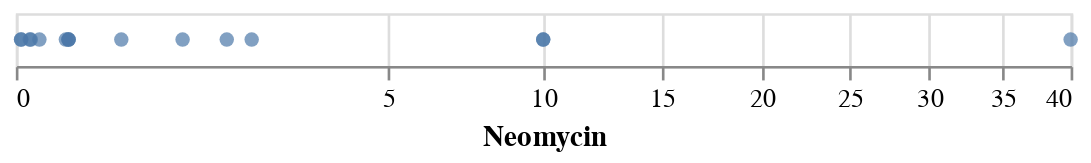

The cell this chart's notebook holds for it:
### Markdown cell above
### Adjusting Scales in Altair

### Code cell
alt.Chart(antibiotics).mark_point(filled=True).encode(
    alt.X('Neomycin:Q', scale=alt.Scale(type='sqrt'))
)

### Figure 1 — Vega-Lite specification as saved in the notebook (floating-point values rounded to 4 significant figures)
{"config": {"view": {"continuousWidth": 400, "continuousHeight": 300}}, "data": {"name": "data-8833440f737304311e72aeeffd7b9881"}, "mark": {"type": "point", "filled": true}, "encoding": {"x": {"field": "Neomycin", "scale": {"type": "sqrt"}, "type": "quantitative"}}, "$schema": "https://vega.github.io/schema/vega-lite/v4.17.0.json", "datasets": {"data-8833440f737304311e72aeeffd7b9881": [{"Bacteria": "Aerobacter aerogenes", "Penicillin": 870.0, "Streptomycin": 1.0, "Neomycin": 1.6, "Gram_Staining": "negative", "Genus": "other"}, {"Bacteria": "Bacillus anthracis", "Penicillin": 0.001, "Streptomycin": 0.01, "Neomycin": 0.007, "Gram_Staining": "positive", "Genus": "other"}, {"Bacteria": "Brucella abortus", "Penicillin": 1.0, "Streptomycin": 2.0, "Neomycin": 0.02, "Gram_Staining": "negative", "Genus": "other"}, {"Bacteria": "Diplococcus pneumoniae", "Penicillin": 0.005, "Streptomycin": 11.0, "Neomycin": 10.0, "Gram_Staining": "positive", "Genus": "other"}, {"Bacteria": "Escherichia coli", "Penicillin": 100.0, "Streptomycin": 0.4, "Neomycin": 0.1, "Gram_Staining": "negative", "Genus": "other"}, {"Bacteria": "Klebsiella pneumoniae", "Penicillin": 850.0, "Streptomycin": 1.2, "Neomycin": 1.0, "Gram_Staining": "negative", "Genus": "other"}, {"Bacteria": "Mycobacterium tuberculosis", "Penicillin": 800.0, "Streptomycin": 5.0, "Neomycin": 2.0, "Gram_Staining": "negative", "Genus": "other"}, {"Bacteria": "Proteus vulgaris", "Penicillin": 3.0, "Streptomycin": 0.1, "Neomycin": 0.1, "Gram_Staining": "negative", "Genus": "other"}, {"Bacteria": "Pseudomonas aeruginosa", "Penicillin": 850.0, "Streptomycin": 2.0, "Neomycin": 0.4, "Gram_Staining": "negative", "Genus": "other"}, {"Bacteria": "Salmonella (Eberthella) typhosa", "Penicillin": 1.0, "Streptomycin": 0.4, "Neomycin": 0.008, "Gram_Staining": "negative", "Genus": "Salmonella"}, {"Bacteria": "Salmonella schottmuelleri", "Penicillin": 10.0, "Streptomycin": 0.8, "Neomycin": 0.09, "Gram_Staining": "negative", "Genus": "Salmonella"}, {"Bacteria": "Staphylococcus albus", "Penicillin": 0.007, "Streptomycin": 0.1, "Neomycin": 0.001, "Gram_Staining": "positive", "Genus": "Staphylococcus"}, {"Bacteria": "Staphylococcus aureus", "Penicillin": 0.03, "Streptomycin": 0.03, "Neomycin": 0.001, "Gram_Staining": "positive", "Genus": "Staphylococcus"}, {"Bacteria": "Streptococcus fecalis", "Penicillin": 1.0, "Streptomycin": 1.0, "Neomycin": 0.1, "Gram_Staining": "positive", "Genus": "Streptococcus"}, {"Bacteria": "Streptococcus hemolyticus", "Penicillin": 0.001, "Streptomycin": 14.0, "Neomycin": 10.0, "Gram_Staining": "positive", "Genus": "Streptococcus"}, {"Bacteria": "Streptococcus viridans", "Penicillin": 0.005, "Streptomycin": 10.0, "Neomycin": 40.0, "Gram_Staining": "positive", "Genus": "Streptococcus"}]}}
